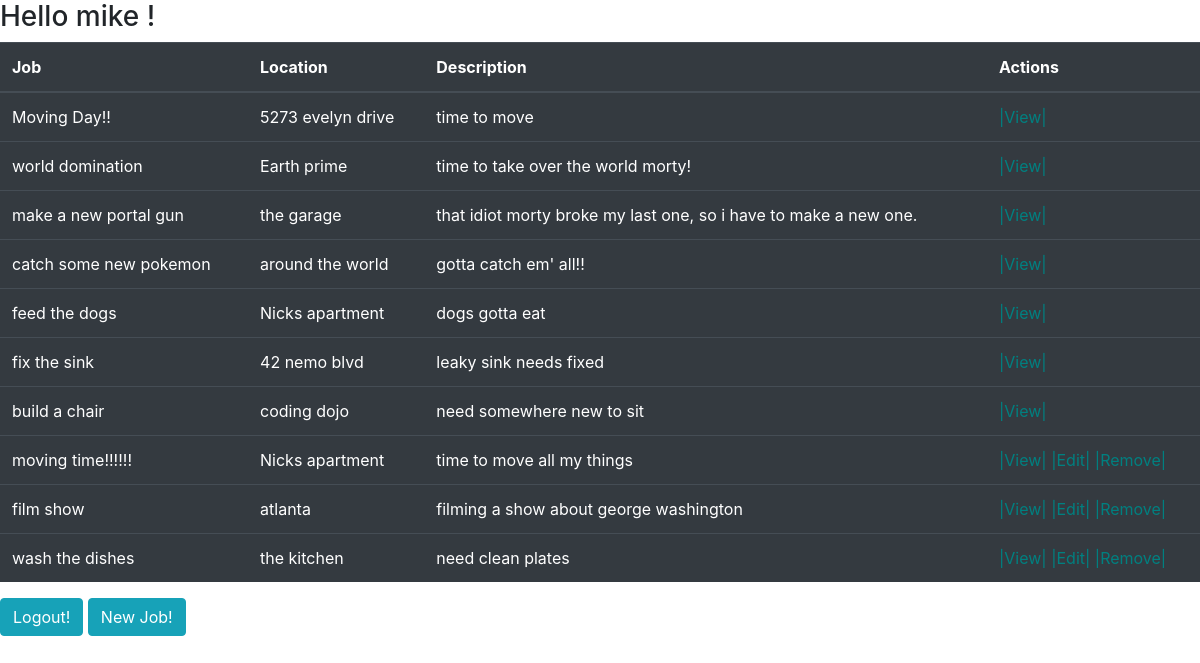
Page /dashboard (signed in) on the committed database.
### handy_app/models.py (models this page shows)
class User(models.Model):
    first_name = models.CharField(max_length=255)
    last_name = models.CharField(max_length=255)
    email = models.EmailField(max_length=254)
    password = models.CharField(max_length=255)
    created_at = models.DateTimeField(auto_now_add=True)
    updated_at = models.DateTimeField(auto_now=True)
    objects = UserManager()

class Job(models.Model):
    title = models.CharField(max_length=255)
    desc = models.TextField()
    location = models.EmailField(max_length=254)
    created_by = models.ForeignKey(User, related_name='jobs', on_delete=models.CASCADE)
    created_at = models.DateTimeField(auto_now_add=True)
    updated_at = models.DateTimeField(auto_now=True)
    objects = JobManager()

### handy_app/views.py (the view)
# urls.py: path('dashboard', views.dashboard),
def dashboard(request):
    if 'user_id' not in request.session:
        return redirect('/')
    context = {
        'current_user': User.objects.get(id=request.session['user_id']),
        'jobs': Job.objects.all()
    }
    return render(request, 'dashboard.htm', context)

### handy_app/templates/dashboard.htm (shortened to what this page needs)
<!DOCTYPE html>
<html>
    <head>
        <link rel="stylesheet" href="https://stackpath.bootstrapcdn.com/bootstrap/4.3.1/css/bootstrap.min.css">
    </head>
    <body>
        <div>
            <h3>Hello {{ current_user.first_name }} !</h3>
        </div>
        <div>
            <table class="table table-dark">
                <thead>
                   <th scope="col">Job</th>
                   <th scope="col">Location</th>
                   <th scope="col"> Description</th>
                   <th scope="col">Actions</th>
                </thead>
                <tbody>
                   {% for job in jobs %}
                   <tr>
                       <td>{{ job.title }}</td>
                       <td>{{ job.location }}</td>
                       <td>{{ job.desc }}</td>
                       <td><a href="/jobs/{{job.id}}" style="color: teal;">|View|</a>
                        {% if current_user.id == job.created_by.id %}
                        <a href="/jobs/edit/{{job.id}}" style="color: teal;">|Edit|</a>
                        <a href="/jobs/{{job.id}}/delete" style="color: teal;">|Remove|</a>
                        {% endif %}
                    </td>
                   </tr>
                   {% endfor %}
                </tbody>
            </table>
        </div>
        <div>
            <button class="btn btn-info"><a href="/logout" style= "color: white; text-decoration: none">Logout!</a></button>
            <button class="btn btn-info"><a href="/jobs/new" style= "color: white; text-decoration: none">New Job!</a></button>
        </div>
    </body>
</html>

### rows in the picture
User: first_name "mike"
Job: title "Moving Day!!", location "5273 evelyn drive", desc "time to move"
Job: title "world domination", location "Earth prime", desc "time to take over the world morty!"
Job: title "make a new portal gun", location "the garage", desc "that idiot morty broke my last one, so i have to make a new one."
Job: title "catch some new pokemon", location "around the world", desc "gotta catch em' all!!"
Job: title "feed the dogs", location "Nicks apartment", desc "dogs gotta eat"
Job: title "fix the sink", location "42 nemo blvd", desc "leaky sink needs fixed"
Job: title "build a chair", location "coding dojo", desc "need somewhere new to sit"
Job: title "moving time!!!!!!", location "Nicks apartment", desc "time to move all my things"
Job: title "film show", location "atlanta", desc "filming a show about george washington"
Job: title "wash the dishes", location "the kitchen", desc "need clean plates"
